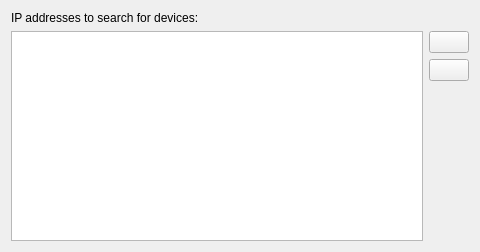
<?xml version="1.0" encoding="UTF-8"?>
<ui version="4.0">
 <class>DeviceTCPDriverSettingsWidget</class>
 <widget class="QWidget" name="DeviceTCPDriverSettingsWidget">
  <property name="geometry">
   <rect>
    <x>0</x>
    <y>0</y>
    <width>480</width>
    <height>252</height>
   </rect>
  </property>
  <property name="windowTitle">
   <string>Form</string>
  </property>
  <layout class="QVBoxLayout" name="verticalLayout">
   <item>
    <widget class="QLabel" name="label">
     <property name="text">
      <string>IP addresses to search for devices:</string>
     </property>
    </widget>
   </item>
   <item>
    <layout class="QHBoxLayout" name="horizontalLayout_13">
     <item>
      <widget class="QListWidget" name="list"/>
     </item>
     <item>
      <layout class="QVBoxLayout" name="verticalLayout_19">
       <item>
        <widget class="QPushButton" name="add">
         <property name="text">
          <string/>
         </property>
         <property name="icon">
          <iconset theme="list-add" resource="../icons.qrc">
           <normaloff>:/icons/add.svg</normaloff>
           <normalon>:/icons/add.svg</normalon>:/icons/add.svg</iconset>
         </property>
        </widget>
       </item>
       <item>
        <widget class="QPushButton" name="remove">
         <property name="text">
          <string/>
         </property>
         <property name="icon">
          <iconset theme="list-remove" resource="../icons.qrc">
           <normaloff>:/icons/remove.svg</normaloff>
           <normalon>:/icons/remove.svg</normalon>:/icons/remove.svg</iconset>
         </property>
        </widget>
       </item>
       <item>
        <spacer name="verticalSpacer_8">
         <property name="orientation">
          <enum>Qt::Vertical</enum>
         </property>
         <property name="sizeHint" stdset="0">
          <size>
           <width>20</width>
           <height>40</height>
          </size>
         </property>
        </spacer>
       </item>
      </layout>
     </item>
    </layout>
   </item>
  </layout>
 </widget>
 <resources>
  <include location="../icons.qrc"/>
 </resources>
 <connections/>
</ui>
